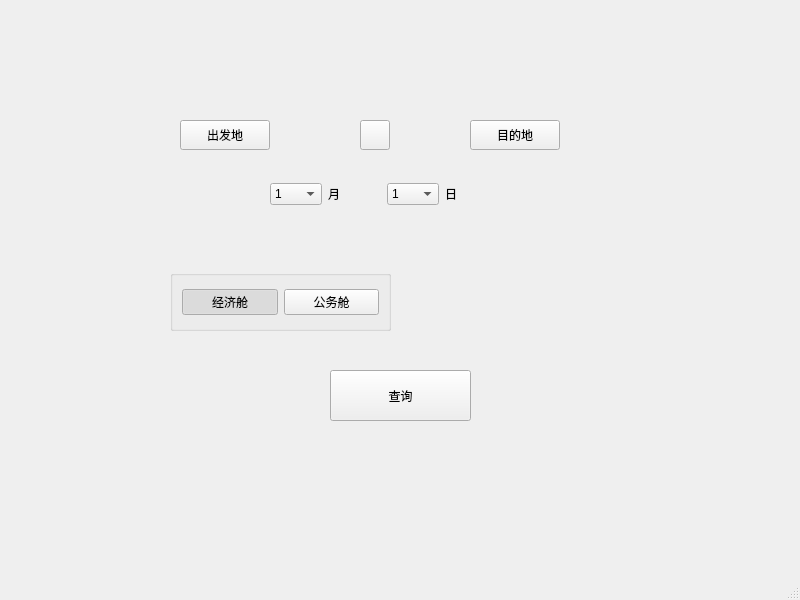
<?xml version="1.0" encoding="UTF-8"?>
<ui version="4.0">
 <class>MainWindow</class>
 <widget class="QMainWindow" name="MainWindow">
  <property name="geometry">
   <rect>
    <x>0</x>
    <y>0</y>
    <width>800</width>
    <height>600</height>
   </rect>
  </property>
  <property name="windowTitle">
   <string>MainWindow</string>
  </property>
  <property name="styleSheet">
   <string notr="true"/>
  </property>
  <widget class="QWidget" name="centralwidget">
   <widget class="QPushButton" name="startBtn">
    <property name="geometry">
     <rect>
      <x>180</x>
      <y>120</y>
      <width>90</width>
      <height>30</height>
     </rect>
    </property>
    <property name="text">
     <string>出发地</string>
    </property>
   </widget>
   <widget class="QPushButton" name="convertBtn">
    <property name="geometry">
     <rect>
      <x>360</x>
      <y>120</y>
      <width>30</width>
      <height>30</height>
     </rect>
    </property>
    <property name="text">
     <string/>
    </property>
    <property name="icon">
     <iconset resource="image/images.qrc">
      <normaloff>:/title/userIcon.png</normaloff>:/title/userIcon.png</iconset>
    </property>
   </widget>
   <widget class="QPushButton" name="endBtn">
    <property name="geometry">
     <rect>
      <x>470</x>
      <y>120</y>
      <width>90</width>
      <height>30</height>
     </rect>
    </property>
    <property name="text">
     <string>目的地</string>
    </property>
   </widget>
   <widget class="QWidget" name="horizontalLayoutWidget">
    <property name="geometry">
     <rect>
      <x>270</x>
      <y>180</y>
      <width>227</width>
      <height>28</height>
     </rect>
    </property>
    <layout class="QHBoxLayout" name="timeLayout">
     <item>
      <widget class="QComboBox" name="monthComboBox">
       <item>
        <property name="text">
         <string>1</string>
        </property>
       </item>
       <item>
        <property name="text">
         <string>2</string>
        </property>
       </item>
       <item>
        <property name="text">
         <string>3</string>
        </property>
       </item>
       <item>
        <property name="text">
         <string>4</string>
        </property>
       </item>
       <item>
        <property name="text">
         <string>5</string>
        </property>
       </item>
       <item>
        <property name="text">
         <string>6</string>
        </property>
       </item>
       <item>
        <property name="text">
         <string>7</string>
        </property>
       </item>
       <item>
        <property name="text">
         <string>8</string>
        </property>
       </item>
       <item>
        <property name="text">
         <string>9</string>
        </property>
       </item>
       <item>
        <property name="text">
         <string>10</string>
        </property>
       </item>
       <item>
        <property name="text">
         <string>11</string>
        </property>
       </item>
       <item>
        <property name="text">
         <string>12</string>
        </property>
       </item>
      </widget>
     </item>
     <item>
      <widget class="QLabel" name="monthLabel">
       <property name="text">
        <string>月</string>
       </property>
      </widget>
     </item>
     <item>
      <widget class="QComboBox" name="dateComboBox">
       <item>
        <property name="text">
         <string>1</string>
        </property>
       </item>
       <item>
        <property name="text">
         <string>2</string>
        </property>
       </item>
       <item>
        <property name="text">
         <string>3</string>
        </property>
       </item>
       <item>
        <property name="text">
         <string>4</string>
        </property>
       </item>
       <item>
        <property name="text">
         <string>5</string>
        </property>
       </item>
       <item>
        <property name="text">
         <string>6</string>
        </property>
       </item>
       <item>
        <property name="text">
         <string>7</string>
        </property>
       </item>
       <item>
        <property name="text">
         <string>8</string>
        </property>
       </item>
       <item>
        <property name="text">
         <string>9</string>
        </property>
       </item>
       <item>
        <property name="text">
         <string>10</string>
        </property>
       </item>
       <item>
        <property name="text">
         <string>11</string>
        </property>
       </item>
       <item>
        <property name="text">
         <string>12</string>
        </property>
       </item>
      </widget>
     </item>
     <item>
      <widget class="QLabel" name="dateLabel">
       <property name="text">
        <string>日</string>
       </property>
      </widget>
     </item>
    </layout>
   </widget>
   <widget class="QPushButton" name="pushButton">
    <property name="geometry">
     <rect>
      <x>330</x>
      <y>370</y>
      <width>141</width>
      <height>51</height>
     </rect>
    </property>
    <property name="text">
     <string>查询</string>
    </property>
   </widget>
   <widget class="QGroupBox" name="groupBox">
    <property name="geometry">
     <rect>
      <x>170</x>
      <y>270</y>
      <width>221</width>
      <height>61</height>
     </rect>
    </property>
    <property name="styleSheet">
     <string notr="true"/>
    </property>
    <property name="title">
     <string/>
    </property>
    <layout class="QHBoxLayout" name="horizontalLayout">
     <item>
      <widget class="QPushButton" name="ecoBtn">
       <property name="styleSheet">
        <string notr="true"/>
       </property>
       <property name="text">
        <string>经济舱</string>
       </property>
       <property name="checkable">
        <bool>true</bool>
       </property>
       <property name="checked">
        <bool>true</bool>
       </property>
       <property name="autoExclusive">
        <bool>true</bool>
       </property>
      </widget>
     </item>
     <item>
      <widget class="QPushButton" name="busBtn">
       <property name="text">
        <string>公务舱</string>
       </property>
       <property name="checkable">
        <bool>true</bool>
       </property>
       <property name="autoExclusive">
        <bool>true</bool>
       </property>
      </widget>
     </item>
    </layout>
   </widget>
  </widget>
  <widget class="QStatusBar" name="statusbar"/>
 </widget>
 <resources>
  <include location="image/images.qrc"/>
 </resources>
 <connections/>
</ui>
